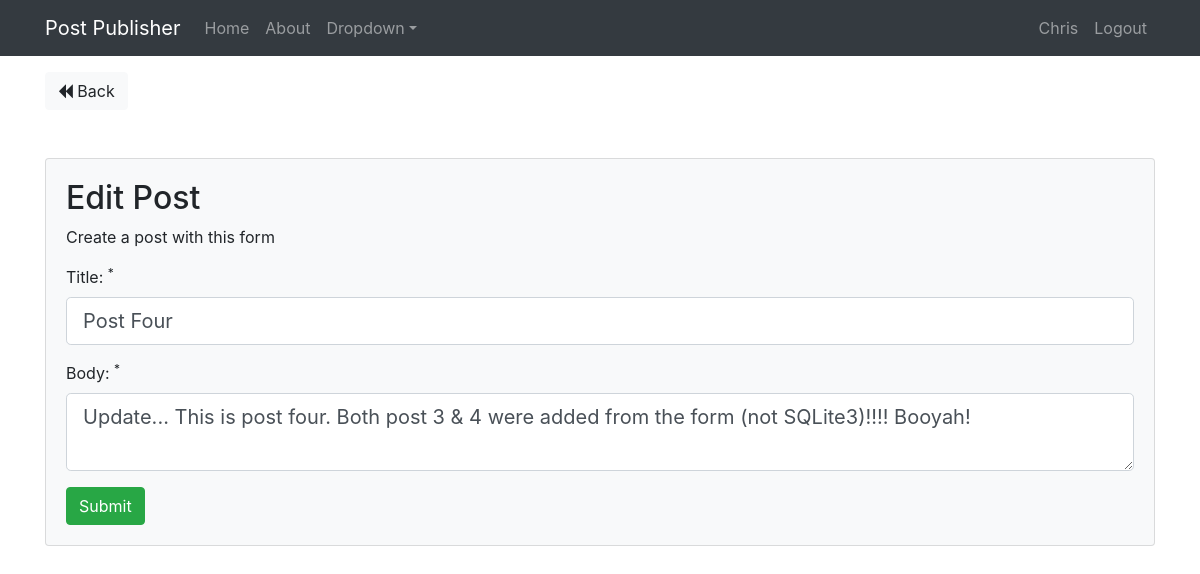
The app's page /post-publisher/public/?url=posts/edit/4 (signed in) with its own data.
### tables this page shows
CREATE TABLE posts(id INTEGER PRIMARY KEY AUTOINCREMENT, user_id INTEGER, name VARCHAR(255), title VARCHAR(255), body TEXT, created_at DATETIME DEFAULT CURRENT_TIMESTAMP);

### public/index.php (called while the page is built, shortened)
<?php
$init = new CoreController();

### app/libraries/DatabaseController.php (called while the page is built, shortened)
<?php
class DatabaseController
{
    private $dbname = DB_NAME;
    private $dbh;
    private $stmt;
    public function __construct()
    {
        $dsn = 'sqlite:' . $this->dbname;
        try
        {
            $this->dbh = new PDO($dsn);
            $this->dbh->setAttribute(PDO::ATTR_ERRMODE, PDO::ERRMODE_EXCEPTION);
            $this->dbh->setAttribute(PDO::ATTR_DEFAULT_FETCH_MODE, PDO::FETCH_OBJ);
        } catch(PDOException $e) {
            $this->error = $e->getMessage();
            echo $this->error;
        }
    }
    public function query($sql)
    {
        $this->stmt = $this->dbh->prepare($sql);
    }
    public function bind($param, $value, $type = null)
    {
        if(is_null($type))
        {
            switch(true)
            {
                default:
                    $type = PDO::PARAM_STR;
            }
        }
        $this->stmt->bindValue($param, $value, $type);
    }
    public function execute()
    {
        return $this->stmt->execute();
    }
    public function single()
    {
        $this->execute();
        return $this->stmt->fetch(PDO::FETCH_OBJ);
    }
}

### app/models/Post.php (called while the page is built, shortened)
<?php
class Post
{
    private $db;
    public function __construct()
    {
        $this->db = new DatabaseController();
    }
    public function getPostById($id) {
        $this->db->query('SELECT * FROM posts WHERE id = :id');
        $this->db->bind(':id', $id);
        $row = $this->db->single();
        return $row;
    }
}

### app/views/posts/edit.php (the view, shortened to what this page needs)
<?php require APPROOT . "/views/inc/header.php"; ?>
    <a href="<?php echo URLROOT; ?>/?url=posts" class="btn btn-light">
        <i class="fa fa-backward"></i> Back</a>
    <div class="card card-body bg-light mt-5">
        <h2>Edit Post</h2>
        <p>Create a post with this form</p>
        <form action="<?php echo URLROOT; ?>/?url=posts/edit/<?php echo $data['id']; ?>"
              method="post">
            <div class="form-group">
                <label for="title">Title: <sup>*</sup></label>
                <input type="text" name="title" class="form-control form-control-lg
                         <?php echo (!empty($data['title_err'])) ? 'is-invalid' : ''; ?>"
                       value="<?php echo $data['title']; ?>">
            </div>
            <div class="form-group">
                <label for="body">Body: <sup>*</sup></label>
                <textarea name="body" class="form-control form-control-lg
                <?php echo (!empty($data['body_err'])) ? 'is-invalid' : ''; ?>"><?php
                    echo $data['body']; ?></textarea>
            </div>
            <input type="submit" class="btn btn-success" value="Submit">
        </form>
    </div>
<?php require APPROOT . "/views/inc/footer.php"; ?>

### records on screen
posts: title "Post Four", body "Update... This is post four. Both post 3 & 4 were added from the form (not SQLite3)!!!! Booyah!"

### other values on screen
SITENAME "Post Publisher"
$_SESSION['user_name'] "Chris"
